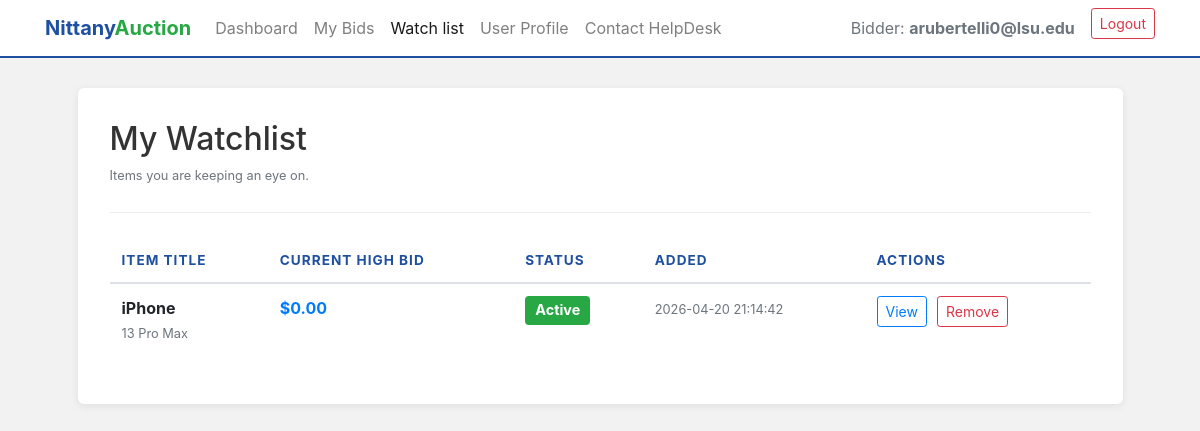
Page /watchlist (signed in) on the earlier database version.
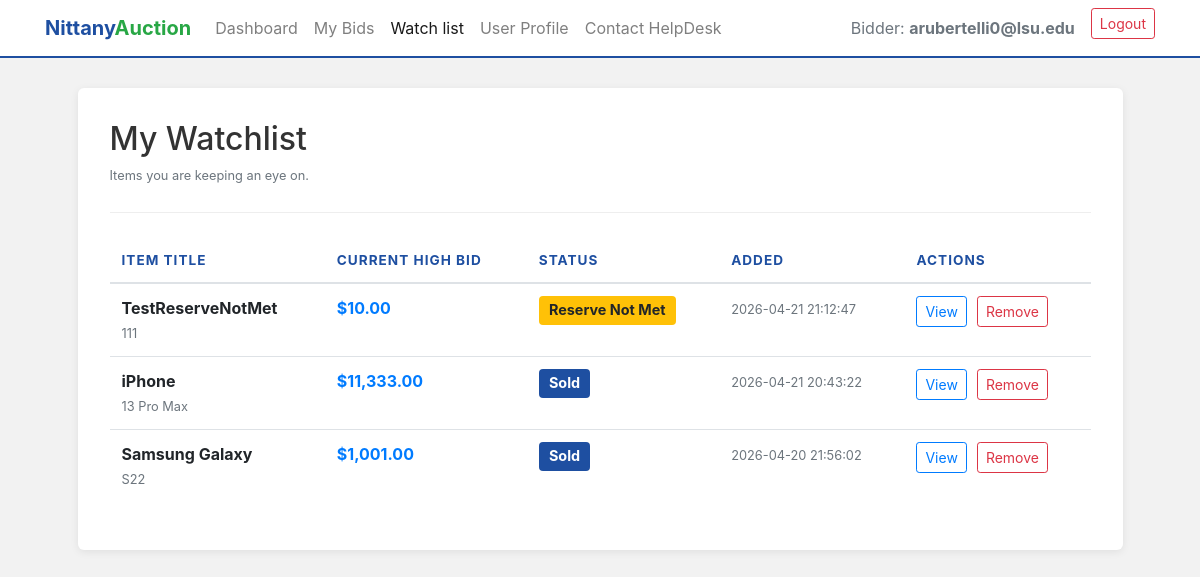
Same page on the later database version.
### tables this page shows
CREATE TABLE Watchlist (
    Bidder_Email TEXT NOT NULL,
    Seller_Email TEXT NOT NULL,
    Listing_ID INTEGER NOT NULL,
    Added_At TIMESTAMP DEFAULT CURRENT_TIMESTAMP,
    PRIMARY KEY (Bidder_Email, Seller_Email, Listing_ID),
    FOREIGN KEY (Bidder_Email) REFERENCES Bidders(email) ON DELETE CASCADE,
    FOREIGN KEY (Seller_Email, Listing_ID) REFERENCES Auction_Listings(Seller_Email, Listing_ID) ON DELETE CASCADE
);

CREATE TABLE "Auction_Listings"
(
    Seller_Email        text
        constraint Seller_Email
            references Sellers,
    Listing_ID          integer,
    Category            text,
    Auction_Title       text,
    Product_Name        text,
    Product_Description text,
    Quantity            integer,
    Reserve_Price       real,
    Max_bids            integer,
    Status              integer,
    primary key (Seller_Email, Listing_ID)
);

### app.py (the view)
@app.route('/watchlist', methods=['GET'])
def watchlist():
    user_email = session.get('email')
    roles = session.get('roles', [])
    if not user_email or 'bidder' not in roles:
        return redirect(url_for('authenticate', error='Access denied. Bidder account required.'))
    connection = get_connection()
    connection.row_factory = sqlite3.Row
    cursor = connection.cursor()
    cursor.execute("""
        SELECT W.Seller_Email, W.Listing_ID, W.Added_At,
               A.Auction_Title, A.Product_Name, A.Status
        FROM Watchlist W
        JOIN Auction_Listings A ON W.Listing_ID = A.Listing_ID AND W.Seller_Email = A.Seller_Email
        WHERE W.Bidder_Email = ?
        ORDER BY W.Added_At DESC
    """, (user_email,))
    saved_items = cursor.fetchall()
    connection.close()
    processed_items = []
    for row in saved_items:
        item = dict(row)
        conn2 = get_connection()
        cur2 = conn2.cursor()
        cur2.execute("SELECT MAX(Bid_price) FROM Bids WHERE listing_id = ?", (item['Listing_ID'],))
        highest = cur2.fetchone()[0]
        item['Current_High_Bid'] = highest if highest else 0
        conn2.close()
        processed_items.append(item)
    return render_template('watchlist.html', listings=processed_items, email=user_email)

### app.py (called while the page is built)
@app.before_request
def ensure_roles_loaded():
    if 'email' in session and 'roles' not in session:
        connection = get_connection()
        cursor = connection.cursor()
        roles = []
        cursor.execute("SELECT 1 FROM Helpdesk WHERE email = ?", (session['email'],))
        if cursor.fetchone(): roles.append('helpdesk')
        cursor.execute("SELECT 1 FROM Sellers WHERE email = ?", (session['email'],))
        if cursor.fetchone(): roles.append('seller')
        cursor.execute("SELECT 1 FROM Bidders WHERE email = ?", (session['email'],))
        if cursor.fetchone(): roles.append('bidder')
        connection.close()
        session['roles'] = roles

def get_connection():
    conn = sql.connect(DB_NAME)
    return conn

### templates/watchlist.html (shortened to what this page needs)
<!DOCTYPE html>
<html lang="en">
<head>
    <link rel="stylesheet" href="https://stackpath.bootstrapcdn.com/bootstrap/4.4.1/css/bootstrap.min.css"
>
</head>
<body>
    <nav class="navbar navbar-expand-lg navbar-light">
        <div class="container">
            <a class="navbar-brand brand-text" href="/bidder">
                <span class="nittany">Nittany</span><span class="auction">Auction</span>
            </a>
            <div class="collapse navbar-collapse" id="bidderNavbar">
                <ul class="navbar-nav mr-auto">
                    <li class="nav-item">
                        <a class="nav-link" href="/bidder">Dashboard</a>
                    </li>
                    <li class="nav-item">
                        <a class="nav-link" href="/my-bids">My Bids</a>
                    </li>
                    <li class="nav-item">
                        <a class="nav-link active" href="/watchlist">Watch list</a>
                    </li>
                    <li>
                        <a class="nav-link" href="/profile">User Profile</a>
                    </li>
                    <li class="nav-item">
                        <a class="nav-link" href="/contact-helpdesk">Contact HelpDesk</a>
                    </li>
                </ul>
                <ul class="navbar-nav ml-auto">
                    <li class="nav-item">
                        <span class="nav-link text-muted">Bidder: <strong>{{ email }}</strong></span>
                    </li>
                    <li class="nav-item">
                        <a class="btn btn-sm btn-outline-danger ml-2" href="/login">Logout</a>
                    </li>
                </ul>
            </div>
        </div>
    </nav>
    <div class="container">
        <div class="row justify-content-center">
            <div class="col-md-11 dashboard-card">
                <div class="section-header">
                    <h2>My Watchlist</h2>
                    <p class="text-muted small">Items you are keeping an eye on.</p>
                </div>
                <div class="table-responsive">
                    <table class="table table-hover">
                        <thead>
                            <tr>
                                <th>Item Title</th>
                                <th>Current High Bid</th>
                                <th>Status</th>
                                <th>Added</th>
                                <th>Actions</th>
                            </tr>
                        </thead>
                        <tbody>
                            {% for item in listings %}
                            <tr>
                                <td>
                                    <strong>{{ item.Auction_Title }}</strong><br>
                                    <small class="text-muted">{{ item.Product_Name }}</small>
                                </td>
                                <td class="text-primary font-weight-bold">
                                    ${{ "{:,.2f}".format(item.Current_High_Bid | float) }}
                                </td>
                                <td>
                                    {% if item.Status == 1 %}
                                    <span class="badge badge-success">Active</span>
                                    {% elif item.Status == 0 %}
                                    <span class="badge badge-secondary">Inactive</span>
                                    {% elif item.Status == 2 %}
                                    <span class="badge badge-info" style="background-color: #1e4fa1;">Sold</span>
                                    {% elif item.Status == 3 %}
                                    <span class="badge badge-warning" style="background-color: #ffc107; color: #212529;">Reserve Not Met</span>
                                    {% endif %}
                                </td>
                                <td class="text-muted"><small>{{ item.Added_At }}</small></td>
                                <td>
                                    <div class="d-flex" style="gap: 10px;">
                                        <a href="/item-details?item={{ item.Listing_ID }}"
                                            class="btn btn-sm btn-outline-primary">View</a>
                                        <button type="button" class="btn btn-sm btn-outline-danger" data-toggle="modal"
                                            data-target="#removeModal{{ item.Listing_ID }}">
                                            Remove
                                        </button>
                                    </div>
                                </td>
                            </tr>
                            {% endfor %}
                        </tbody>
                    </table>
                </div>
            </div>
        </div>
    </div>
</body>
</html>

### templates/watchlist.html (style rules this page uses)
body { background-color: #f2f2f2; }
.navbar { background-color: white; border-bottom: 2px solid #1e4fa1; margin-bottom: 30px; }
.brand-text .nittany { color: #1e4fa1; font-weight: bold; }
.brand-text .auction { color: #28a745; font-weight: bold; }
.dashboard-card { background: white; border-radius: 6px; box-shadow: 0 2px 8px rgba(0, 0, 0, 0.08); padding: 2rem; margin-bottom: 50px; }
.section-header { color: #333; border-bottom: 1px solid #eee; padding-bottom: 10px; margin-bottom: 25px; }
.table thead th { border-top: none; color: #1e4fa1; text-transform: uppercase; font-size: 0.85rem; letter-spacing: 1px; }
.badge { font-size: 90%; padding: 0.5em 0.7em; }

Differences in the rows shown:
removed Watchlist: Bidder_Email "arubertelli0@lsu.edu", Auction_Title "iPhone", Product_Name "13 Pro Max", Current_High_Bid "0.00", shows "Active", Added_At "2026-04-20 21:14:42"
added Watchlist: Auction_Title "TestReserveNotMet", Product_Name "111", Current_High_Bid "10.00", shows "Reserve Not Met", Added_At "2026-04-21 21:12:47"
added Watchlist: Auction_Title "iPhone", Product_Name "13 Pro Max", Current_High_Bid "11,333.00", shows "Sold", Added_At "2026-04-21 20:43:22"
added Watchlist: Auction_Title "Samsung Galaxy", Product_Name "S22", Current_High_Bid "1,001.00", shows "Sold", Added_At "2026-04-20 21:56:02"
Other differences:
{{ email }}: (not shown) → "arubertelli0@lsu.edu"
